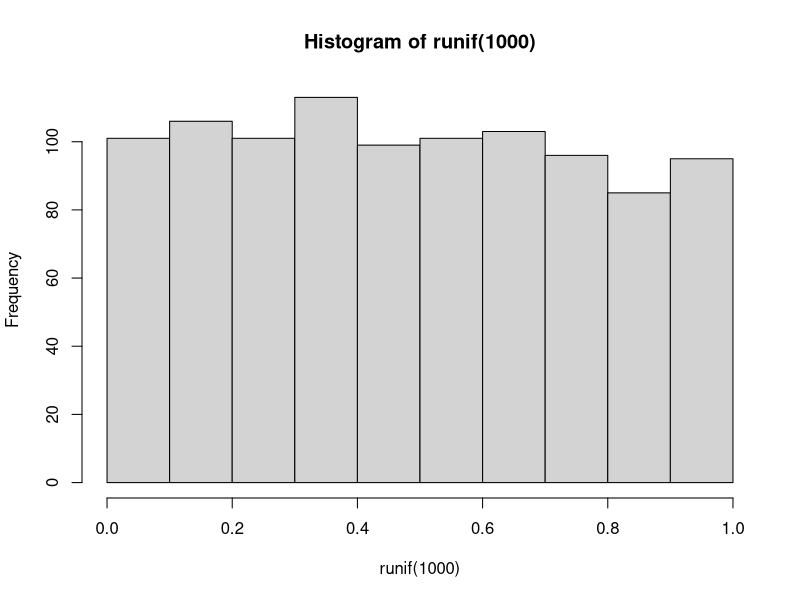
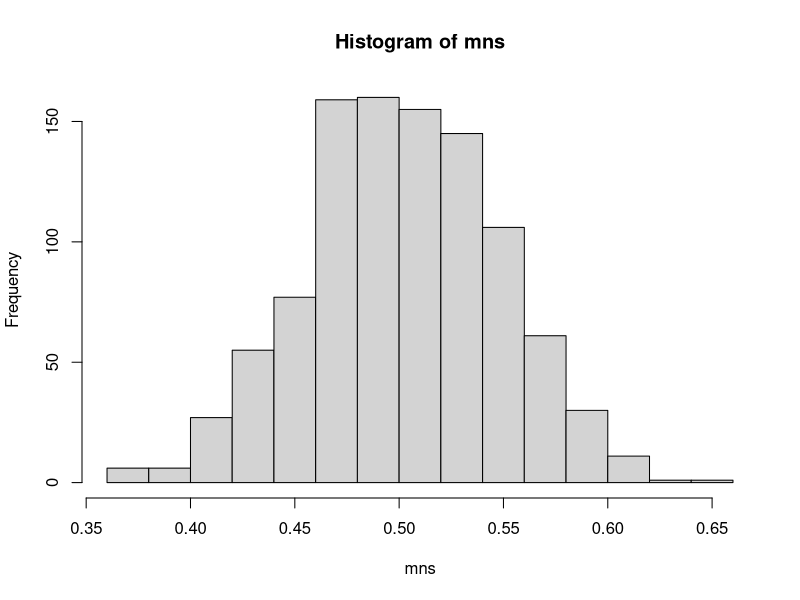
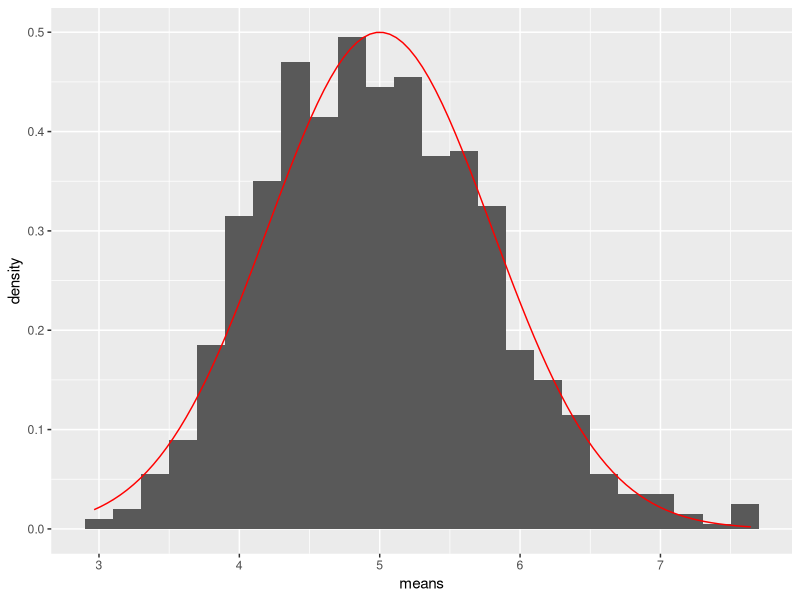

Generate these figures, in order, with R:
## ---- chunk 1
knitr::opts_chunk$set(echo = TRUE)
## ---- chunk 2
hist(runif(1000))
## ---- chunk 3
mns = NULL
for (i in 1 : 1000) mns = c(mns, mean(runif(40)))
hist(mns)
## ---- chunk 4
library(ggplot2)
## ---- chunk 5
set.seed(35)
lambda <- 0.2
sims <- 1000
n <- 40
## ---- chunk 6
expMatrix <- data.frame(x = sapply(sims, function(x) {mean(rexp(n, lambda))}))
expSims <- matrix(rexp(n*sims,lambda),nrow=sims)
expSimsMeans <- data.frame(means=apply(expSims,1,mean))
## ---- chunk 7
simMean <- mean(expSimsMeans$means)
trueMean <- 1/lambda
pct_diff_mean <- (simMean - trueMean) / trueMean
simMean
trueMean
pct_diff_mean
## ---- chunk 8
expSimsSD <- sd(expSimsMeans$means)
trueSD <- 1/lambda/sqrt(n)
pct_diff_sd <- (expSimsSD - trueSD) / trueSD
expSimsSD
trueSD
pct_diff_sd
## ---- chunk 9
expSimsVar <- var(expSimsMeans$means)
trueVar <- trueSD^2
pct_diff_var <- (expSimsVar - trueVar) / trueVar
expSimsVar
trueVar
pct_diff_var
## ---- chunk 10
library(ggplot2)
ggplot(data = expSimsMeans, aes(x = means)) +
  geom_histogram(aes(y=..density..), binwidth = 0.20) +
  stat_function(fun = dnorm, args = list(mean = trueMean, sd = sd(expSimsMeans$means)), col='red')
